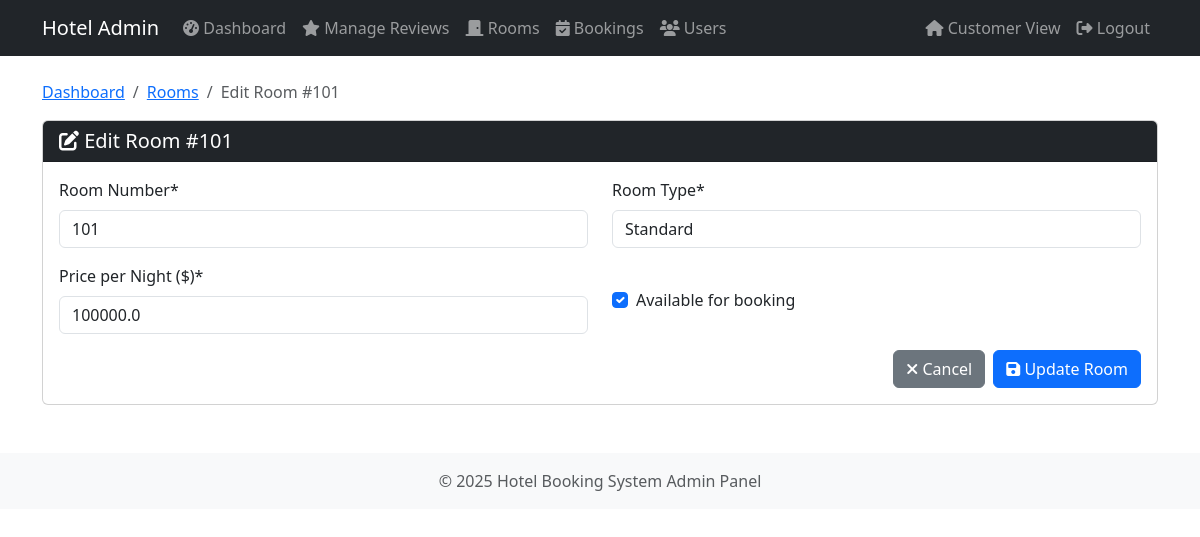
The page /admin/rooms/edit/1 (signed in) on the database its author committed.
### models.py (models this page shows, shortened)
class Room(db.Model):
    __tablename__ = 'rooms'
    r_id = db.Column(db.Integer, primary_key=True)
    room_no = db.Column(db.String(10), unique=True, nullable=False)
    type = db.Column(db.String(50), nullable=False)
    price = db.Column(db.Float, nullable=False)
    is_available = db.Column(db.Boolean, default=True)
    rating = db.Column(db.Float, default=0.0)
    bookings = db.relationship('Booking', backref='room', lazy=True)
    reviews = db.relationship('Review', backref='room', lazy=True)

### routes.py (the view, shortened to what this page needs)
@app.route('/admin/rooms/edit/<int:room_id>', methods=['GET', 'POST'])
@login_required
@admin_required
def admin_edit_room(room_id):
    room = Room.query.get_or_404(room_id)
    return render_template('admin/edit_room.html', room=room)

### routes.py (called while the page is built)
@login_manager.user_loader
def load_user(user_id):
    return User.query.get(int(user_id))

def admin_required(f):
    @wraps(f)
    def decorated_function(*args, **kwargs):
        if not current_user.is_authenticated or current_user.role != 'admin':
            flash('Access denied. Admin privileges required.', 'danger')
            return redirect(url_for('home'))
        return f(*args, **kwargs)
    return decorated_function

### templates/admin/edit_room.html (shortened to what this page needs)
{% extends "admin/base.html" %}
{% block content %}
<nav aria-label="breadcrumb">
    <ol class="breadcrumb">
        <li class="breadcrumb-item"><a href="{{ url_for('admin_dashboard') }}">Dashboard</a></li>
        <li class="breadcrumb-item"><a href="{{ url_for('admin_rooms') }}">Rooms</a></li>
        <li class="breadcrumb-item active">Edit Room #{{ room.room_no }}</li>
    </ol>
</nav>
<div class="card">
    <div class="card-header bg-dark text-white">
        <h5 class="mb-0"><i class="fas fa-edit"></i> Edit Room #{{ room.room_no }}</h5>
    </div>
    <div class="card-body">
        <form method="post" action="{{ url_for('admin_edit_room', room_id=room.r_id) }}">
            <div class="row mb-3">
                <div class="col-md-6">
                    <label for="room_no" class="form-label">Room Number*</label>
                    <input type="text" class="form-control" id="room_no" name="room_no" value="{{ room.room_no }}" required>
                </div>
                <div class="col-md-6">
                    <label for="type" class="form-label">Room Type*</label>
                    <select class="form-control" id="type" name="type" required>
                        <option value="Standard" {% if room.type == 'Standard' %}selected{% endif %}>Standard</option>
                    </select>
                </div>
            </div>
            <div class="row mb-3">
                <div class="col-md-6">
                    <label for="price" class="form-label">Price per Night ($)*</label>
                    <input type="number" class="form-control" id="price" name="price" step="0.01" min="0" value="{{ room.price }}" required>
                </div>
                <div class="col-md-6">
                    <div class="form-check mt-4">
                        <input class="form-check-input" type="checkbox" id="is_available" name="is_available" {% if room.is_available %}checked{% endif %}>
                        <label class="form-check-label" for="is_available">
                            Available for booking
                        </label>
                    </div>
                </div>
            </div>
            <div class="d-grid gap-2 d-md-flex justify-content-md-end">
                <a href="{{ url_for('admin_rooms') }}" class="btn btn-secondary">
                    <i class="fas fa-times"></i> Cancel
                </a>
                <button type="submit" class="btn btn-primary">
                    <i class="fas fa-save"></i> Update Room
                </button>
            </div>
        </form>
    </div>
</div>
{% endblock %}

### rows shown on the page
Room: room_no "101", price "100000.0", is_available "☑"
